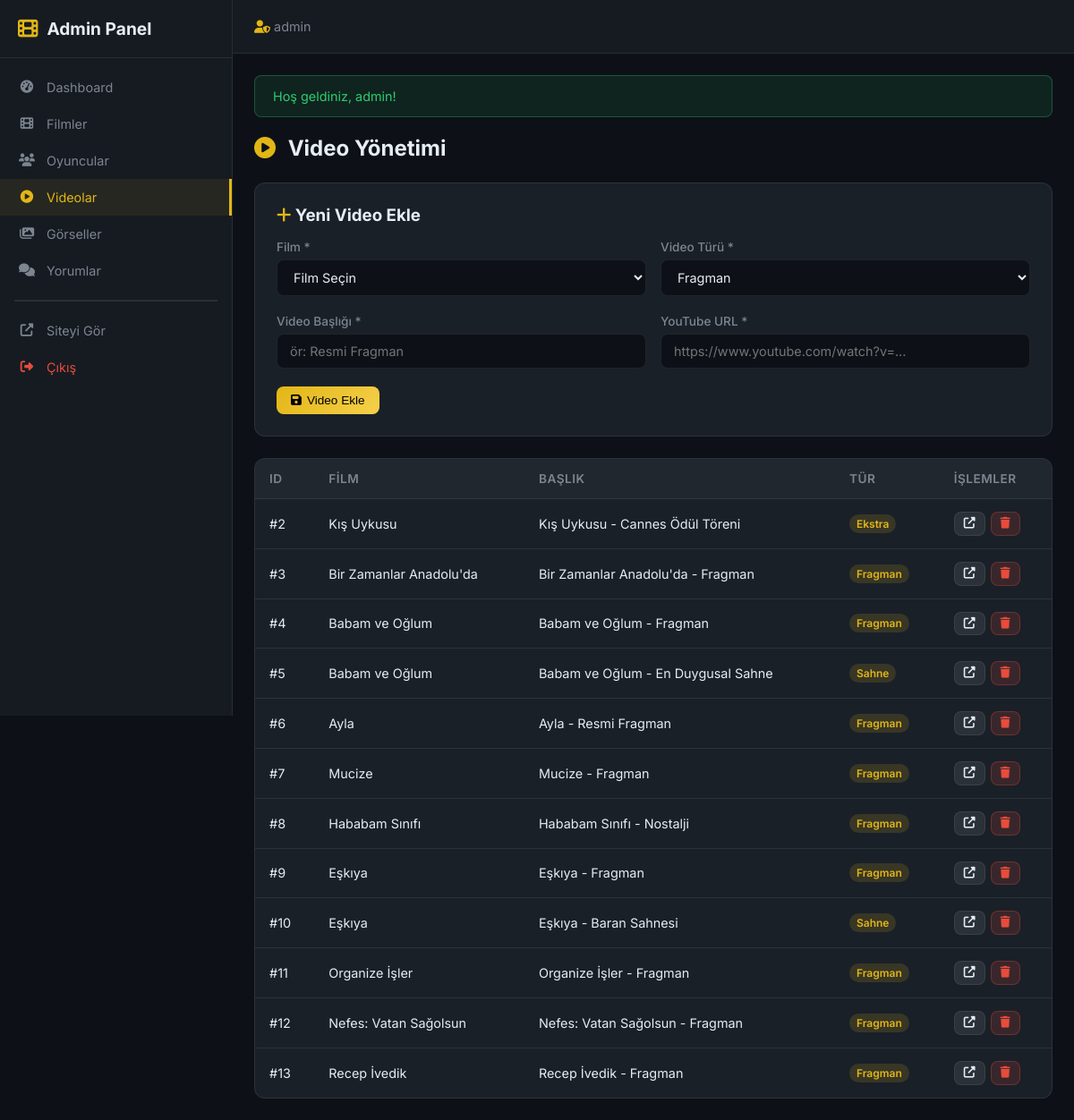
The app's page /admin/videos.php (signed in), older data.
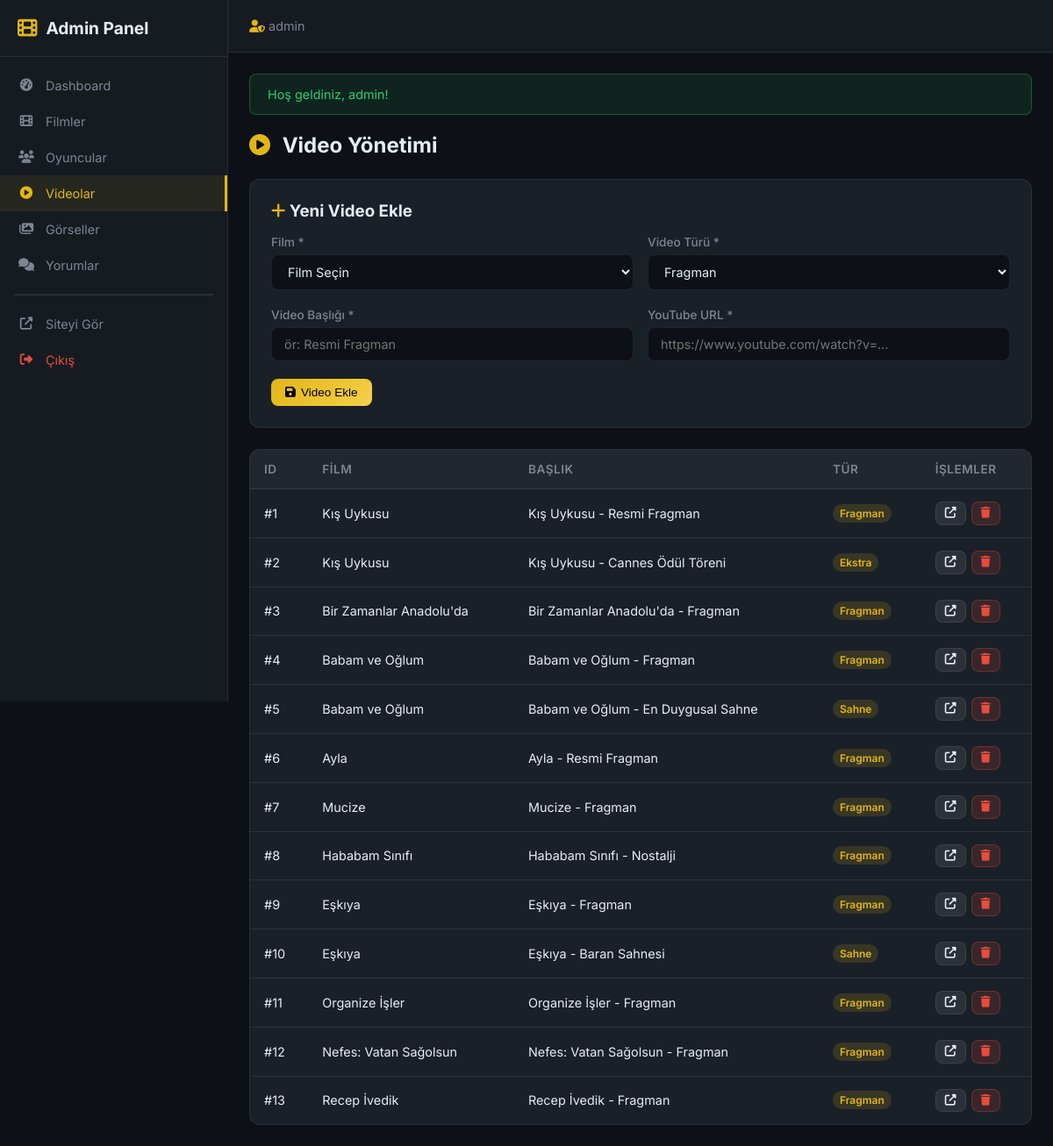
The same page, newer data.
### tables this page shows
CREATE TABLE `movie_videos` (
  `id` INTEGER PRIMARY KEY AUTOINCREMENT,
  `movie_id` INT NOT NULL,
  `title` VARCHAR(255) NOT NULL,
  `youtube_url` VARCHAR(500) NOT NULL,
  `video_type` TEXT NOT NULL DEFAULT 'trailer',
  `created_at` DATETIME NOT NULL DEFAULT CURRENT_TIMESTAMP,
  FOREIGN KEY (`movie_id`) REFERENCES `movies`(`id`) ON DELETE CASCADE
);

CREATE TABLE `movies` (
  `id` INTEGER PRIMARY KEY AUTOINCREMENT,
  `title` VARCHAR(255) NOT NULL,
  `year` INTEGER NOT NULL,
  `description` TEXT NOT NULL,
  `poster_url` VARCHAR(500) DEFAULT NULL,
  `cover_url` VARCHAR(500) DEFAULT NULL,
  `director` VARCHAR(100) DEFAULT NULL,
  `genre` VARCHAR(100) DEFAULT NULL,
  `duration` INT DEFAULT NULL ,
  `created_at` DATETIME NOT NULL DEFAULT CURRENT_TIMESTAMP,
  `updated_at` DATETIME DEFAULT NULL 
);

### admin/videos.php (the view, shortened to what this page needs)
<?php
require_once __DIR__ . '/includes/admin_header.php';
$stmt = $pdo->query("
    SELECT v.*, m.title as movie_title
    FROM movie_videos v
    INNER JOIN movies m ON v.movie_id = m.id
    ORDER BY v.created_at DESC
");
$videos = $stmt->fetchAll();
$type_labels = ['trailer' => 'Fragman', 'sahne' => 'Sahne', 'roportaj' => 'Röportaj', 'ekstra' => 'Ekstra'];
?>
<div class="admin-page-header">
    <h1><i class="fas fa-play-circle"></i> Video Yönetimi</h1>
</div>
<div class="admin-form-card" style="margin-bottom: 24px;">
    <h3 style="margin-bottom: 16px;"><i class="fas fa-plus" style="color: var(--admin-accent);"></i> Yeni Video Ekle</h3>
    <form method="POST">
        <div class="admin-form-row">
            <div class="admin-form-group">
                <label>Film *</label>
                <select name="movie_id" required>
                    <option value="">Film Seçin</option>
                </select>
            </div>
            <div class="admin-form-group">
                <label>Video Türü *</label>
                <select name="video_type" required>
                    <option value="trailer">Fragman</option>
                </select>
            </div>
        </div>
        <div class="admin-form-row">
            <div class="admin-form-group">
                <label>Video Başlığı *</label>
                <input type="text" name="title" placeholder="ör: Resmi Fragman" required>
            </div>
            <div class="admin-form-group">
                <label>YouTube URL *</label>
                <input type="url" name="youtube_url" placeholder="https://www.youtube.com/watch?v=..." required>
            </div>
        </div>
        <button type="submit" class="admin-btn admin-btn-primary"><i class="fas fa-save"></i> Video Ekle</button>
    </form>
</div>
<div class="admin-table-wrapper">
    <table class="admin-table">
        <thead>
            <tr><th>ID</th><th>Film</th><th>Başlık</th><th>Tür</th><th>İşlemler</th></tr>
        </thead>
        <tbody>
            <?php foreach ($videos as $v): ?>
                <tr>
                    <td>#<?= $v['id'] ?></td>
                    <td><?= e($v['movie_title']) ?></td>
                    <td><?= e($v['title']) ?></td>
                    <td><span class="badge badge-gold"><?= $type_labels[$v['video_type']] ?? $v['video_type'] ?></span></td>
                    <td>
                        <div class="admin-actions">
                            <a href="<?= e(youtube_url_to_embed($v['youtube_url']) ?: '#') ?>" target="_blank" class="admin-btn admin-btn-secondary admin-btn-sm">
                                <i class="fas fa-external-link-alt"></i>
                            </a>
                            <a href="<?= SITE_URL ?>/admin/videos.php?delete=<?= $v['id'] ?>&token=<?= $_SESSION['csrf_token'] ?>"
                               class="admin-btn admin-btn-danger admin-btn-sm delete-confirm">
                                <i class="fas fa-trash"></i>
                            </a>
                        </div>
                    </td>
                </tr>
            <?php endforeach; ?>
        </tbody>
    </table>
</div>
<?php require_once __DIR__ . '/includes/admin_footer.php'; ?>

### admin/includes/admin_header.php (shortened to what this page needs)
<?php
require_once INCLUDES_PATH . '/functions.php';
$current_file = basename($_SERVER['SCRIPT_FILENAME']);
?>
<!DOCTYPE html>
<html lang="tr">
<head>
    <link rel="stylesheet" href="https://cdnjs.cloudflare.com/ajax/libs/font-awesome/6.5.1/css/all.min.css">
    <link rel="stylesheet" href="<?= SITE_URL ?>/assets/css/admin.css">
</head>
<body class="admin-body">
<aside class="admin-sidebar" id="adminSidebar">
    <div class="admin-sidebar-header">
        <a href="<?= SITE_URL ?>/admin/index.php" class="admin-logo">
            <i class="fas fa-film"></i>
            <span>Admin Panel</span>
        </a>
    </div>
    <nav class="admin-nav">
        <a href="<?= SITE_URL ?>/admin/index.php" class="admin-nav-link <?= $current_file === 'index.php' ? 'active' : '' ?>">
            <i class="fas fa-tachometer-alt"></i> Dashboard
        </a>
        <a href="<?= SITE_URL ?>/admin/movies.php" class="admin-nav-link <?= ($current_file === 'movies.php' || $current_file === 'movie_form.php') ? 'active' : '' ?>">
            <i class="fas fa-film"></i> Filmler
        </a>
        <a href="<?= SITE_URL ?>/admin/actors.php" class="admin-nav-link <?= ($current_file === 'actors.php' || $current_file === 'actor_form.php') ? 'active' : '' ?>">
            <i class="fas fa-users"></i> Oyuncular
        </a>
        <a href="<?= SITE_URL ?>/admin/videos.php" class="admin-nav-link <?= $current_file === 'videos.php' ? 'active' : '' ?>">
            <i class="fas fa-play-circle"></i> Videolar
        </a>
        <a href="<?= SITE_URL ?>/admin/images.php" class="admin-nav-link <?= $current_file === 'images.php' ? 'active' : '' ?>">
            <i class="fas fa-images"></i> Görseller
        </a>
        <a href="<?= SITE_URL ?>/admin/comments.php" class="admin-nav-link <?= $current_file === 'comments.php' ? 'active' : '' ?>">
            <i class="fas fa-comments"></i> Yorumlar
        </a>
        <hr style="border-color: rgba(255,255,255,0.1); margin: 12px 16px;">
        <a href="<?= SITE_URL ?>/index.php" class="admin-nav-link">
            <i class="fas fa-external-link-alt"></i> Siteyi Gör
        </a>
        <a href="<?= SITE_URL ?>/logout.php" class="admin-nav-link" style="color: #e74c3c;">
            <i class="fas fa-sign-out-alt"></i> Çıkış
        </a>
    </nav>
</aside>
<div class="admin-main">
    <header class="admin-topbar">
        <div class="admin-topbar-right">
            <span class="admin-user"><i class="fas fa-user-shield"></i> <?= e($_SESSION['username'] ?? 'Admin') ?></span>
        </div>
    </header>
    <div class="admin-content">
        <?= show_flash_messages() ?>

### includes/functions.php (shortened to what this page needs)
<?php
function youtube_url_to_embed(string $url): string|false
{
    $url = trim($url);
    $video_id = '';
    if (preg_match('/youtube\.com\/watch\?v=([a-zA-Z0-9_-]{11})/', $url, $matches)) {
        $video_id = $matches[1];
    }
    elseif (preg_match('/youtu\.be\/([a-zA-Z0-9_-]{11})/', $url, $matches)) {
        $video_id = $matches[1];
    }
    elseif (preg_match('/youtube\.com\/embed\/([a-zA-Z0-9_-]{11})/', $url, $matches)) {
        $video_id = $matches[1];
    }
    elseif (preg_match('/youtube\.com\/v\/([a-zA-Z0-9_-]{11})/', $url, $matches)) {
        $video_id = $matches[1];
    }
    return "https://www.youtube.com/embed/{$video_id}";
}
function e(string $string): string
{
    return htmlspecialchars($string, ENT_QUOTES, 'UTF-8');
}
function show_flash_messages(): string
{
    $html = '';
    if (isset($_SESSION['flash_success'])) {
        $html .= '<div class="alert alert-success">' . e($_SESSION['flash_success']) . '</div>';
    }
    return $html;
}

### admin/includes/admin_footer.php (shortened to what this page needs)
    </div>
</div>
</body>
</html>

Row changes from the older to the newer data that the page shows:
added movie_videos: id "1", movie.title "Kış Uykusu", title "Kış Uykusu - Resmi Fragman", video_type "Fragman"
